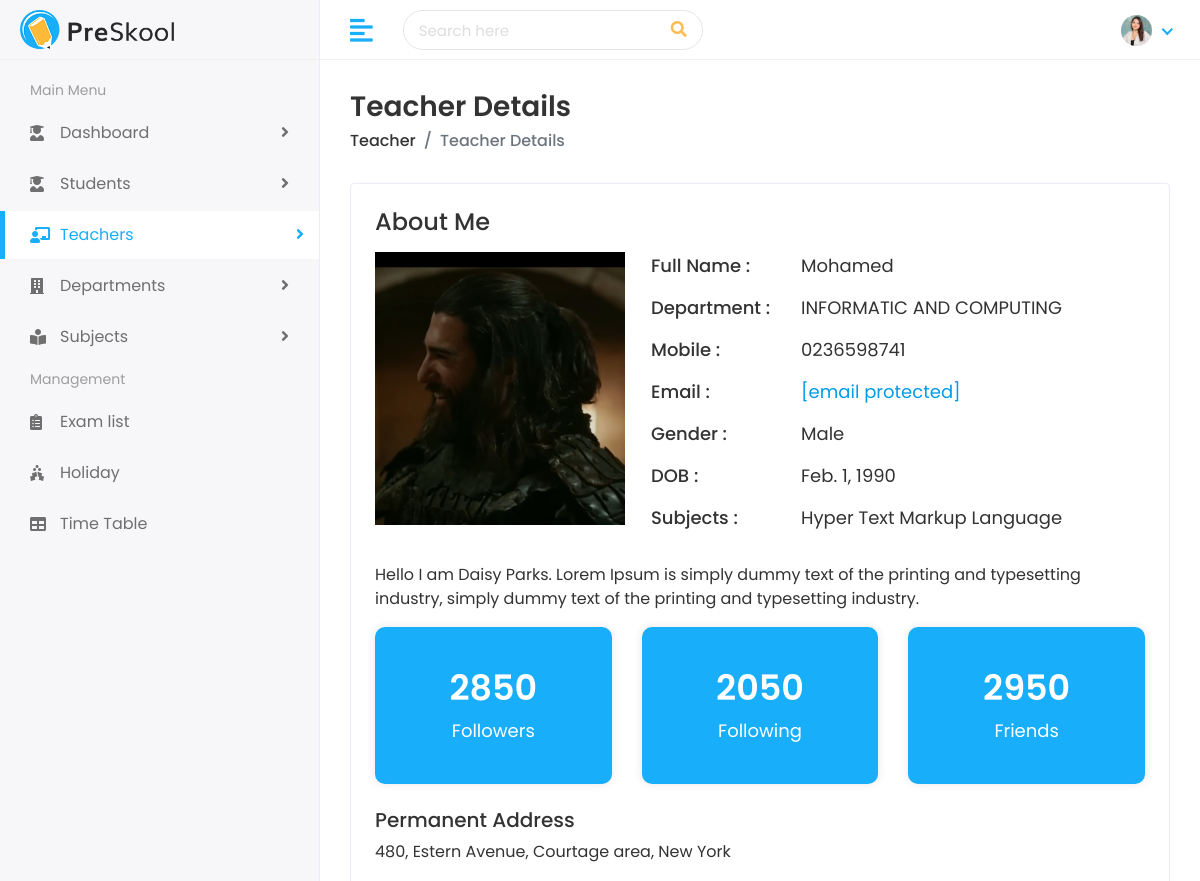
Before: /teacher/teachers/8/ (signed in, upper part) with the older database file.
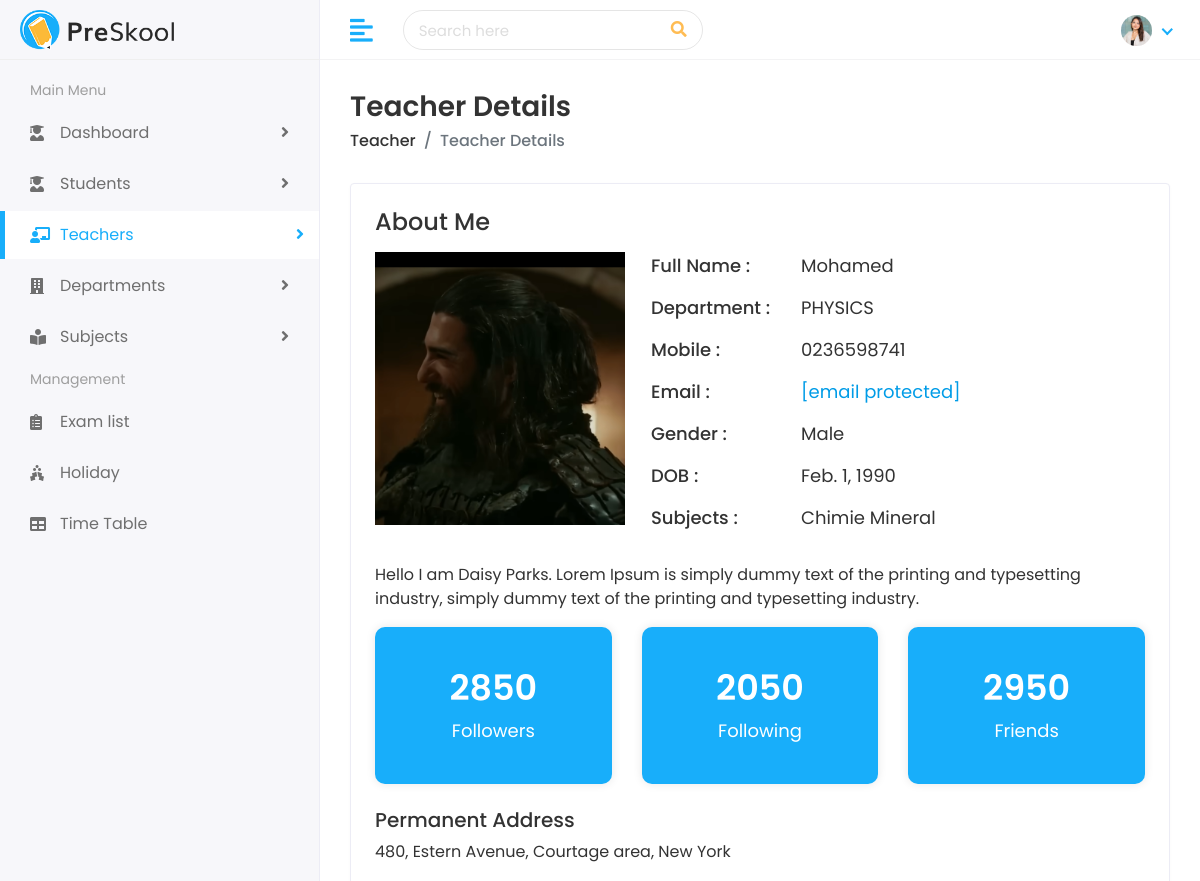
After: the same page with the newer database file.
### teacher/models.py (models this page shows, shortened)
class Teacher(models.Model):
    first_name = models.CharField(max_length=100)
    last_name = models.CharField(max_length=100)
    gender = models.CharField(max_length=10, choices=[('Male','Male'), ('Female','Female')])
    date_of_birth = models.DateField()
    joining_date = models.DateField()
    mobile_number = models.CharField(max_length=15)
    teacher_image = models.ImageField(upload_to='teachers/', blank=True)
    departement = models.ForeignKey(
        Departement,
        on_delete=models.SET_NULL,
        null=True,
        blank=True,
        related_name='teachers'
    )
    subjects = models.ManyToManyField(
        Subject,
        blank=True,
        related_name='teachers'
    )

### departement/models.py (models this page shows, shortened)
class Departement(models.Model):
    name = models.CharField(max_length=150, unique=True)
    code = models.CharField(max_length=10, unique=True)
    description = models.TextField(blank=True, null=True)
    created_at = models.DateField(auto_now_add=True)

### subject/models.py (models this page shows, shortened)
class Subject(models.Model):
    name = models.CharField(max_length=150)
    code = models.CharField(max_length=10, unique=True)
    description = models.TextField(blank=True, null=True)
    departement = models.ForeignKey(
        Departement,
        on_delete=models.CASCADE,
        related_name='subjects',
    )

### teacher/views.py (the view)
# urls.py: path('teachers/<str:teacher_id>/', views.view_teacher, name="view_teacher"),
@login_required
@user_passes_test(is_admin)
def view_teacher(request, teacher_id):
    teacher = Teacher.objects.get(id = teacher_id)
    teacher_subjects = teacher.subjects.all()
    context = {'teacher': teacher, 'teacher_subjects': teacher_subjects}
    return render(request, 'teachers/teacher-details.html', context)

### teacher/views.py (called while the page is built)
def is_admin(user):
    return user.is_admin

### templates/teachers/teacher-details.html (shortened to what this page needs)
{% extends 'Home/base.html' %}
{% load static %}
{% block body %}
<div class="page-wrapper">
<div class="content container-fluid">
<div class="page-header">
<div class="row">
<div class="col-sm-12">
<h3 class="page-title">Teacher Details</h3>
<ul class="breadcrumb">
<li class="breadcrumb-item"><a href="/teacher">Teacher</a></li>
<li class="breadcrumb-item active">Teacher Details</li>
</ul>
</div>
</div>
</div>
<div class="card">
<div class="card-body">
<div class="row">
<div class="col-md-12">
<div class="about-info">
<h4>About Me</h4>
<div class="media mt-3">
<img src="{% if teacher.teacher_image %}{{ teacher.teacher_image.url }}{% else %}{%static 'assets/img/profiles/user.png'%}{% endif %}" class="mr-3" alt="Teacher Image">
<div class="media-body">
<ul>
<li>
<span class="title-span">Full Name : </span>
<span class="info-span">{{ teacher.first_name}}</span>
</li>
<li>
<span class="title-span">Department : </span>
<span class="info-span">{{teacher.departement.name}}</span>
</li>
<li>
<span class="title-span">Mobile : </span>
<span class="info-span">{{teacher.mobile_number}}</span>
</li>
<li>
<span class="title-span">Email : </span>
<span class="info-span"><a href="{{teacher.email}}" class="__cf_email__" data-cfemail="7216131b010b32151f131b1e5c111d1f">[email&#160;protected]</a></span>
</li>
<li>
<span class="title-span">Gender : </span>
<span class="info-span">{{teacher.gender}}</span>
</li>
<li>
<span class="title-span">DOB : </span>
<span class="info-span">{{teacher.date_of_birth}}</span>
</li>
<li>
<span class="title-span">Subjects : </span>
{% for subject in teacher_subjects %}
<span class="info-span"> {{subject.name }} {% if not forloop.last %}, {% endif %}</span>
{% endfor %}
</li>
</ul>
</div>
</div>
<div class="row mt-3">
<div class="col-md-12">
<p>Hello I am Daisy Parks. Lorem Ipsum is simply dummy text of the printing and typesetting industry, simply dummy text of the printing and typesetting industry.</p>
</div>
</div>
<div class="row follow-sec">
<div class="col-md-4 mb-3">
<div class="blue-box">
<h3>2850</h3>
<p>Followers</p>
</div>
</div>
<div class="col-md-4 mb-3">
<div class="blue-box">
<h3>2050</h3>
<p>Following</p>
</div>
</div>
<div class="col-md-4 mb-3">
<div class="blue-box">
<h3>2950</h3>
<p>Friends</p>
</div>
</div>
</div>
<div class="row mt-2">
<div class="col-md-12">
<h5>Permanent Address</h5>
<p>480, Estern Avenue, Courtage area, New York</p>
</div>
</div>
</div>
</div>
</div>
</div>
</div>
</div>
</div>
</div>
</body>
</html>
{% endblock %}

Changed rows visible on the page:
no longer on this page (row unchanged): Subject: name "Hyper Text Markup Language"
changed Teacher "Mohamed": departement.name "INFORMATIC AND COMPUTING" → "PHYSICS"
now on this page (row unchanged): Subject: name "Chimie Mineral"
